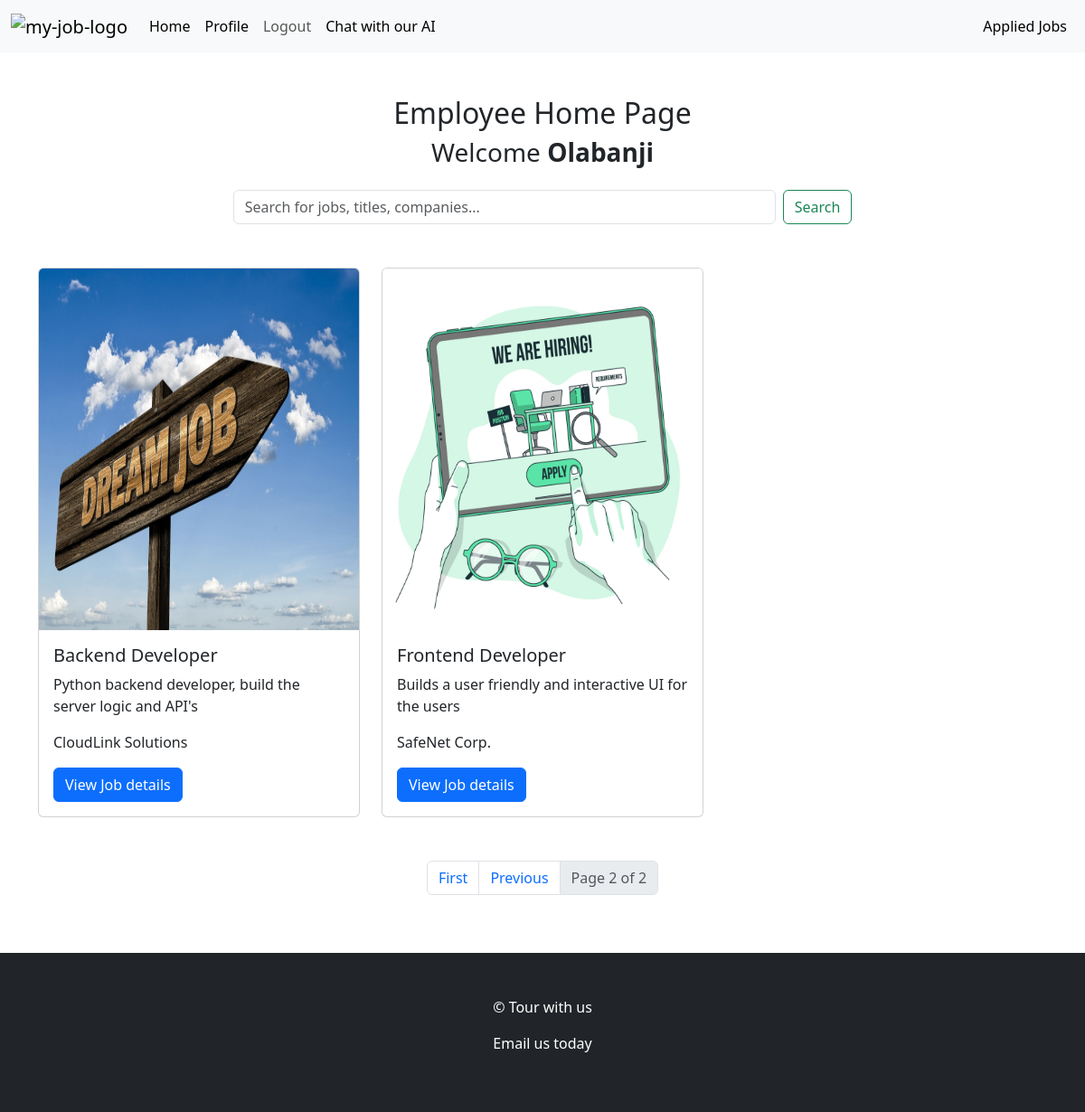
The app's page /employee_home_page/?page=2&q= (signed in) with its own data.
### job_seekers/models.py (models this page shows, shortened)
class CustomUser(AbstractUser):
    name = models.CharField(max_length=255, blank=True)
    email = models.EmailField(unique=True)
    bio = models.TextField(blank=True, null=True)
    has_seen_login_message = models.BooleanField(default=False)
    ROLE_CHOICES = {
        ('employee', 'Employee'),
        ('employer', 'Employer'),
    }
    role = models.CharField(max_length=30, choices=ROLE_CHOICES)
    USERNAME_FIELD = 'email'
    REQUIRED_FIELDS = ['username', 'name', 'role']
    def __str__(self):
        return self.name

class Job(models.Model):
    job_logo = models.ImageField(default='download.jpg', upload_to='static/images', null=True, blank=True)
    title = models.CharField(max_length=255)
    employer = models.ForeignKey(CustomUser, on_delete=models.CASCADE, related_name='applied_jobs', null=True, blank=True)
    description = models.TextField()
    company_name = models.CharField(max_length=100)
    company_details = models.TextField(null=True, blank=True)
    location = models.CharField(max_length=100)
    created = models.DateTimeField(auto_now_add=True)
    updated = models.DateTimeField(auto_now=True)
    class Meta:
        ordering = ['-updated', '-created']

### job_seekers/views.py (the view)
# urls.py: path('employee_home_page/', views.employee_home_page, name='employee_home_page'),
@login_required(login_url='main_login')
@restrict_to_employee
def employee_home_page(request):
    if request.user.role == 'employer':  # Checking for 'employer' role
        return redirect('employer_home_page')
    q = request.GET.get('q', '')  # Default to empty string if no query
    if q:
        jobs = Job.objects.filter(title__icontains=q)
    else:
        jobs = Job.objects.all()
    paginator = Paginator(jobs, 3)  # Show 6 jobs per page
    page = request.GET.get('page')
    jobs_page = paginator.get_page(page)
    context = {'jobs': jobs_page, 'q': q}
    return render(request, 'base/employee_home_page.html', context)

### job_seekers/templates/base/employee_home_page.html (shortened to what this page needs)
{% extends 'base/main.html' %}
{% block content %}
{% load static %}
<div class="my-5 employee_home_page">
    <div class="employee_intro">
        <h2 class="text-center">Employee Home Page</h2>
        <h3 class="text-center">Welcome <strong>{{ user }}</strong></h3>
    </div>
    <form method="GET" action="" class="d-flex justify-content-center my-4">
        <input
            class="form-control me-2 w-50"
            type="search"
            placeholder="Search for jobs, titles, companies..."
            aria-label="Search"
            name="q"
            value="{{ q }}">
        <button class="btn btn-outline-success" type="submit">Search</button>
    </form>
    <div class="container mt-5">
        <div class="row">
            {% for job in jobs %}
                <div class="col-sm-12 col-md-6 col-lg-4 mb-5">
                    <div class="card w-100" style="width: 18rem;">
                        <img src="{{ job.job_logo.url }}" class="card-img-top" style="height: 400px;" alt="personnel1">
                        <div class="card-body">
                            <h5 class="card-title">{{ job.title }}</h5>
                            <p class="card-text">{{ job.description }}</p>
                            <p class="card-text">{{ job.company_name }}</p>
                            <a href="{% url 'job_details' user.id job.id %}" class="btn btn-primary">View Job details</a>
                        </div>
                    </div>
                </div>
            {% endfor %}
        </div>
        <nav aria-label="Page navigation example">
            <div class="d-flex justify-content-center">
                <ul class="pagination">
                    {% if jobs.has_previous %}
                        <li class="page-item">
                            <a class="page-link" href="?page=1&q={{ q }}">First</a>
                        </li>
                        <li class="page-item">
                            <a class="page-link" href="?page={{ jobs.previous_page_number }}&q={{ q }}">Previous</a>
                        </li>
                    {% endif %}
                    <li class="page-item disabled">
                        <span class="page-link">Page {{ jobs.number }} of {{ jobs.paginator.num_pages }}</span>
                    </li>
                </ul>
            </div>
        </nav>
    </div>
</div>
{% endblock %}

### static/styles/main.css (style rules this page uses)
.card { transition: all 0.3s ease-in-out; }

### records on screen
CustomUser: name "Olabanji"
Job: job_logo (picture), title "Backend Developer", description "Python backend developer, build the server logic and API's", company_name "CloudLink Solutions"
Job: job_logo (picture), title "Frontend Developer", description "Builds a user friendly and interactive UI for the users", company_name "SafeNet Corp."

### other values on screen
{{ jobs.number }} "2"
{{ jobs.paginator.num_pages }} "2"
